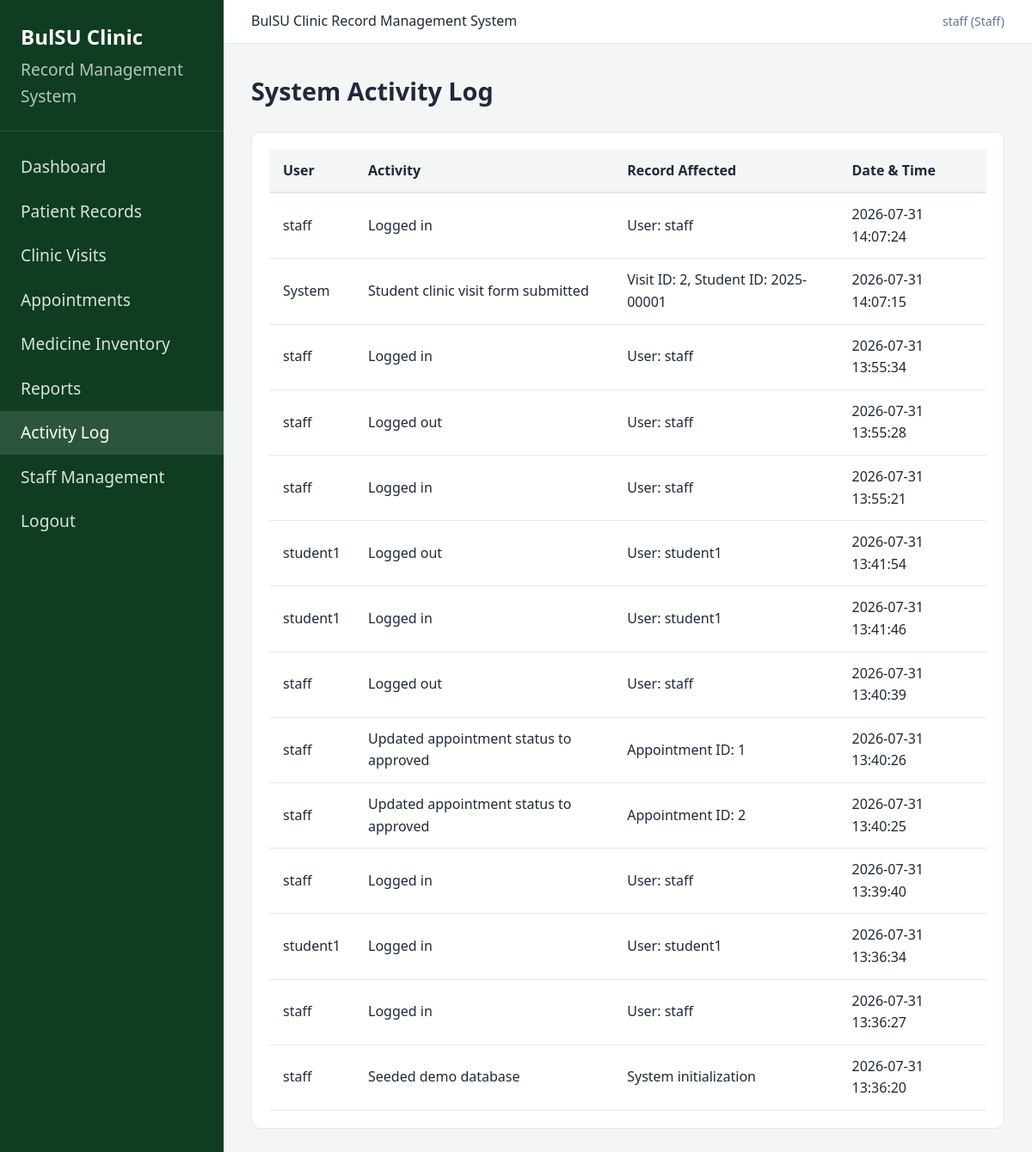
Page /activities/ (signed in) on the earlier database version.
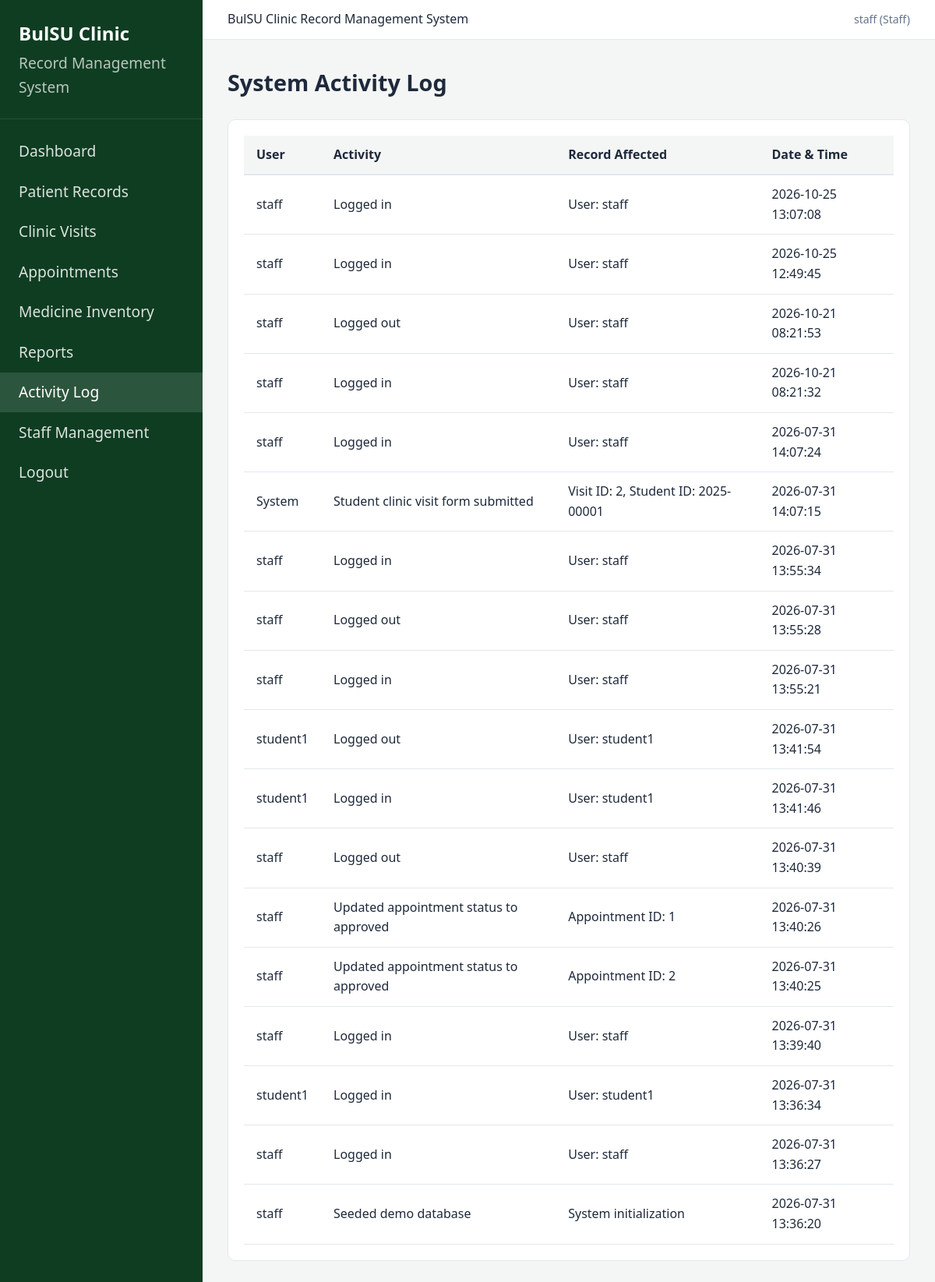
Same page on the later database version.
### tables this page shows
CREATE TABLE activity_logs (
            id INTEGER PRIMARY KEY AUTOINCREMENT,
            user_id INTEGER,
            activity TEXT NOT NULL,
            record_affected TEXT,
            created_at TEXT DEFAULT CURRENT_TIMESTAMP,
            FOREIGN KEY (user_id) REFERENCES users(id) ON DELETE SET NULL
        );

CREATE TABLE users (
            id INTEGER PRIMARY KEY AUTOINCREMENT,
            username TEXT UNIQUE NOT NULL,
            password TEXT NOT NULL,
            role TEXT NOT NULL CHECK(role IN ('staff', 'patient')),
            is_active INTEGER DEFAULT 1,
            created_at TEXT DEFAULT CURRENT_TIMESTAMP
        );

### controllers/activity_controller.py (the view)
@activity_bp.route("/")
@login_required
def list_activities():
    if session.get("role") == "staff":
        activities = ActivityLogModel.get_all(100)
        return render_template("staff/activities.html", activities=activities)
    activities = ActivityLogModel.get_by_user(session["user_id"], 50)
    return render_template("patient/activities.html", activities=activities)

### models/activity_log.py (called while the page is built)
    @staticmethod
    def get_all(limit=50):
        conn = get_db()
        rows = conn.execute(
            """
            SELECT al.*, u.username
            FROM activity_logs al
            LEFT JOIN users u ON al.user_id = u.id
            ORDER BY al.created_at DESC LIMIT ?
            """,
            (limit,),
        ).fetchall()
        conn.close()
        return [dict(row) for row in rows]

### models/database.py (called while the page is built)
def get_db():
    conn = sqlite3.connect(Config.DATABASE)
    conn.row_factory = sqlite3.Row
    conn.execute("PRAGMA foreign_keys = ON")
    return conn

### views/templates/staff/activities.html (shortened to what this page needs)
{% extends "base.html" %}
{% block content %}
<div class="page-header">
    <h1>System Activity Log</h1>
</div>
<div class="card">
    <div class="table-wrap">
        <table>
            <thead>
                <tr><th>User</th><th>Activity</th><th>Record Affected</th><th>Date & Time</th></tr>
            </thead>
            <tbody>
                {% for a in activities %}
                <tr>
                    <td>{{ a.username or 'System' }}</td>
                    <td>{{ a.activity }}</td>
                    <td>{{ a.record_affected or '—' }}</td>
                    <td>{{ a.created_at }}</td>
                </tr>
                {% else %}
                <tr><td colspan="4" class="empty-state">No activities recorded.</td></tr>
                {% endfor %}
            </tbody>
        </table>
    </div>
</div>
{% endblock %}

### views/templates/base.html (shortened to what this page needs)
<!DOCTYPE html>
<html lang="en">
<head>
    <link rel="stylesheet" href="{{ url_for('static', filename='css/style.css') }}">
</head>
<body>
    <div class="app-layout">
        <aside class="sidebar">
            <div class="sidebar-brand">
                <h2>BulSU Clinic</h2>
                <p>Record Management System</p>
            </div>
            <nav>
                <a href="{{ url_for('dashboard.index') }}" class="{% if request.endpoint == 'dashboard.index' %}active{% endif %}">Dashboard</a>
                <a href="{{ url_for('patients.list_patients') }}" class="{% if 'patients' in request.endpoint %}active{% endif %}">Patient Records</a>
                <a href="{{ url_for('visits.list_visits') }}" class="{% if 'visits' in request.endpoint %}active{% endif %}">Clinic Visits</a>
                <a href="{{ url_for('appointments.list_appointments') }}" class="{% if 'appointments' in request.endpoint %}active{% endif %}">Appointments</a>
                <a href="{{ url_for('medicines.list_medicines') }}" class="{% if 'medicines' in request.endpoint %}active{% endif %}">Medicine Inventory</a>
                <a href="{{ url_for('reports.index') }}" class="{% if 'reports' in request.endpoint %}active{% endif %}">Reports</a>
                <a href="{{ url_for('activities.list_activities') }}" class="{% if 'activities' in request.endpoint %}active{% endif %}">Activity Log</a>
                <a href="{{ url_for('staff_mgmt.list_staff') }}" class="{% if 'staff_mgmt' in request.endpoint %}active{% endif %}">Staff Management</a>
                <a href="{{ url_for('auth.logout') }}">Logout</a>
            </nav>
        </aside>
        <div class="main-content">
            <header class="topbar">
                <span>BulSU Clinic Record Management System</span>
                <span class="topbar-user">
                    {{ session.get('username') }} (Staff)
                </span>
            </header>
            <main class="content">
                {% block content %}{% endblock %}
            </main>
        </div>
    </div>
</body>
</html>

### views/static/css/style.css (style rules this page uses)
:root { --primary: #1a5632; --primary-dark: #0f3d22; --primary-light: #2d7a4a; --accent: #c8a415; --bg: #f4f6f5; --card: #ffffff; --text: #1e293b; --muted: #64748b; --border: #e2e8f0; --danger: #dc2626; --warning: #d97706; --success: #16a34a; --info: #2563eb; }
* { box-sizing: border-box; margin: 0; padding: 0; }
body { font-family: 'Segoe UI', Tahoma, Geneva, Verdana, sans-serif; background: var(--bg); color: var(--text); line-height: 1.6; }
a { color: var(--primary); text-decoration: none; }
.app-layout { display: flex; min-height: 100vh; }
.sidebar { width: 260px; background: var(--primary-dark); color: #fff; padding: 1.5rem 0; flex-shrink: 0; }
.sidebar-brand { padding: 0 1.5rem 1.5rem; border-bottom: 1px solid rgba(255,255,255,0.1); margin-bottom: 1rem; }
.sidebar-brand h2 { font-size: 1.5rem; font-weight: 700; }
.sidebar-brand p { font-size: 1.2rem; opacity: 0.7; margin-top: 0.25rem; }
.sidebar nav a { display: block; padding: 0.65rem 1.5rem; color: rgba(255,255,255,0.85); font-size: 1.2rem; transition: background 0.2s; }
.sidebar nav a:hover, .sidebar nav a.active { background: rgba(255,255,255,0.12); text-decoration: none; color: #fff; }
.main-content { flex: 1; display: flex; flex-direction: column; }
.topbar { background: var(--card); border-bottom: 1px solid var(--border); padding: 0.75rem 2rem; display: flex; justify-content: space-between; align-items: center; }
.topbar-user { font-size: 0.875rem; color: var(--muted); }
.content { padding: 2rem; flex: 1; }
.page-header { margin-bottom: 1.5rem; display: flex; justify-content: space-between; align-items: center; flex-wrap: wrap; gap: 1rem; }
.page-header h1 { font-size: 1.8rem; font-weight: 700; }
.card { background: var(--card); border: 1px solid var(--border); border-radius: 10px; padding: 1.25rem; margin-bottom: 1.25rem; }
.table-wrap { overflow-x: auto; }
table { width: 100%; border-collapse: collapse; font-size: 1rem; }
thead th { background: var(--bg); padding: 0.75rem 1rem; text-align: left; font-weight: 600; border-bottom: 2px solid var(--border); white-space: nowrap; }
tbody td { padding: 0.75rem 1rem; border-bottom: 1px solid var(--border); vertical-align: middle; }

Differences in the rows shown:
added activity_logs: username "staff", activity "Logged in", record_affected "User: staff", created_at "2026-10-25 13:07:08"
added activity_logs: username "staff", activity "Logged in", record_affected "User: staff", created_at "2026-10-25 12:49:45"
added activity_logs: username "staff", activity "Logged out", record_affected "User: staff", created_at "2026-10-21 08:21:53"
added activity_logs: username "staff", activity "Logged in", record_affected "User: staff", created_at "2026-10-21 08:21:32"
